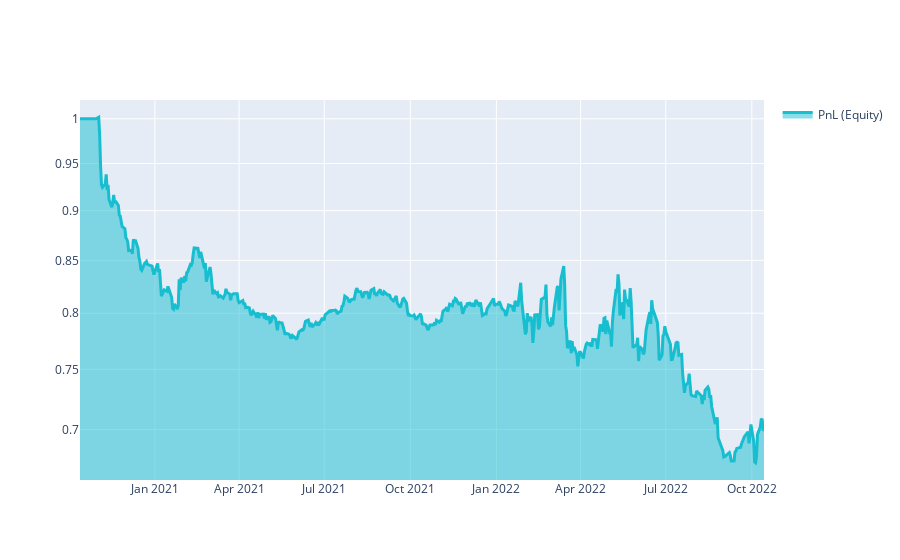

Write notebook code for a chart like this one.
### Markdown cell above
# Q18 Quick Start

This template shows you the basic steps for taking part to the **Q18 NASDAQ-100 Stock Long-Short contest**.

### Code cell
import xarray as xr

import qnt.ta as qnta
import qnt.data as qndata
import qnt.output as qnout
import qnt.stats as qns

data = qndata.stocks.load_ndx_data(min_date="2020-10-13")

close     = data.sel(field="close")
is_liquid = data.sel(field="is_liquid")
sma_slow  = qnta.sma(close, 75)
sma_fast  = qnta.sma(close, 10)
weights   = xr.where(sma_slow < sma_fast, 1, -1)
weights   = weights * is_liquid

weights = qnout.clean(weights, data, "stocks_nasdaq100")

# calc stats
stats = qns.calc_stat(data, weights.sel(time=slice("2020-10-13", None)))
display(stats.to_pandas().tail())

# graph
performance = stats.to_pandas()["equity"]
import qnt.graph as qngraph

qngraph.make_plot_filled(performance.index, performance, name="PnL (Equity)", type="log")

### Figure 1 — Plotly figure (JSON) as saved in the notebook; plotly's stock layout.template omitted (floating-point values rounded to 4 significant figures; data arrays with more than 128 entries replaced by an {"elided": "..."} marker saying what was removed)
{"data": [{"fill": "tonexty", "line": {"color": "#17BECF", "width": 3}, "name": "PnL (Equity)", "type": "scatter", "x": {"elided": "506 str values"}, "y": {"elided": "506 float values"}}], "layout": {"showlegend": true, "yaxis": {"range": [-0.18, 0.009373], "type": "log"}}}
